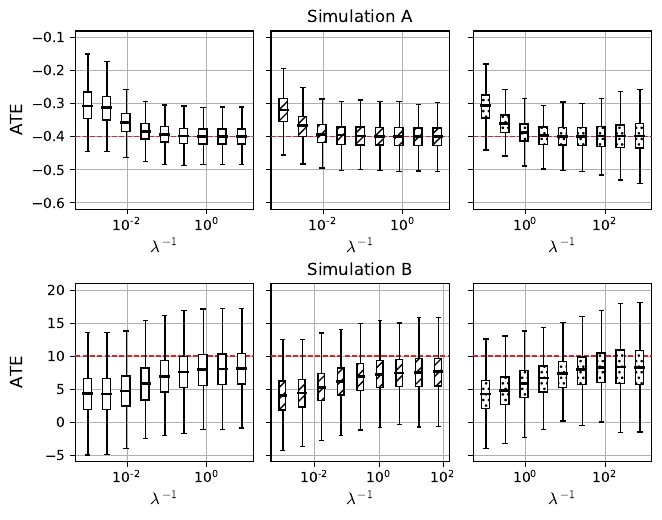

This chart was generated by the following Python code:
import matplotlib.pyplot as plt
import numpy as np
import pandas as pd

from itertools import product
# from matplotlib import rc
from matplotlib import rcParams
from os.path import abspath, dirname, exists, join

# directories
WD = dirname(abspath(__file__))
RES_DIR = join(WD, *['..', '..', 'results'])
OUT_DIR = dirname(abspath(__file__))

# results
SVM_PATH = join(RES_DIR, 'sims_svm.csv')

def combine_results(data='sims', method='svm'):
    if data not in ['sims', 'rhc']: return -1
    if method not in ['svm', 'kom']: return -1
    
    kernels = ['linear', 'poly', 'rbf']
    scenarios = ['G', 'cw'] if data == 'sims' else ['rhc']
    
    df = pd.DataFrame()
    
    for scenario in scenarios:
        for kernel in kernels:
            # read in data
            if scenario == 'rhc':
                fname = '%s_%s_%s.csv' % (scenario, method, kernel)
                svm = pd.read_csv(join(RES_DIR, fname),
                                  index_col=[0]
                                  )
                svm.index.rename('C', inplace=True)
            else:
                fname = '%s_%s_%s.csv' % (scenario, method, kernel)
                svm = pd.read_csv(join(RES_DIR, fname),
                                  index_col=[0,1])
            # reindex
            svm['kernel'] = kernel
            svm['scenario'] = scenario
            temp = svm.set_index([svm.index, svm.kernel, svm.scenario]
                                ).drop(columns=['scenario', 'kernel'])
            
            # update
            df = df.append(temp)
            
    # save
    df.to_csv(join(RES_DIR, '%s_%s.csv' % (data, method)))
    
    return df

if __name__ == '__main__':
    # combine data if no single file for SVM results found
    if not exists(SVM_PATH):
        try:
            combine_results('sims')
        except FileNotFoundError:
            print('missing results, please run simulations.py')
        
    # SVM data
    svm = pd.read_csv(SVM_PATH, index_col=[0,1,2,3])
    
    # kernels and scenarios
    kernels = ['linear', 'poly', 'rbf']
    scenarios = ['G', 'cw']
    
    # plot params
    # rc('text', usetex=True)
    # rc('text.latex', preamble=r'\usepackage{amsmath}')
    rcParams["mathtext.fontset"] = 'cm'
    constrained_layout = True # use tight layout if False
    
    # hatches
    hatches = [None, '///', '...']
    
    # index slicer
    idx = pd.IndexSlice
    
    # width transformer
    width = lambda p, w: 10 ** (np.log10(p) + w/2.) - 10 ** (np.log10(p) - w/2.)
    
    ## Path Plots ##
    
    fig, axs = plt.subplots(2, 3, figsize=(6.5, 5), sharey='row',
                            constrained_layout=constrained_layout)
    if not constrained_layout: fig.subplots_adjust(wspace=0.1, hspace=0.2)
    
    for (i,j) in product(range(2),range(3)):
        # read in data and compute statistics
        scenario = scenarios[i]
        kernel = kernels[j]
        hatch = hatches[j]
        res = svm.xs([kernel, scenario], level=['kernel', 'scenario'])
        ate = res.groupby(level='C').ate.mean()
        se = res.groupby(level='C').se.mean()
        sd = res.groupby(level='C').ate.std()
        
        # C values
        C = np.unique(res.index.droplevel(0))
        # true PATE
        tau = 10 if scenario == 'cw' else -0.4
        
        # get small sample of points
        C_sub = C[::12] # from `markevery = 12` parameter in plot
        res_sub = res.loc[idx[:, C_sub], :]
        
        # true effect
        axs[i,j].axhline(y=tau, linestyle='--', color='#d62728', 
                        alpha=1, lw=1, zorder=9)
        
        bp_svm = axs[i,j].boxplot(np.array(res_sub.groupby('C').ate.apply(list).tolist(), 
                                           dtype=object).T,
                              positions=C_sub,
                              medianprops={'color' : 'black', 'lw' : 2},
                              widths=width(C_sub, 0.2),
                              patch_artist=True, showfliers=False, zorder=10)
            
        for patch in bp_svm['boxes']:
            patch.set_facecolor("white")
            patch.set(hatch=hatch)
        
        # axis labels      
        axs[i,j].set_xlabel(r'$\lambda^{-1}$', fontsize=12)
        # y-axis label on left plots only
        if j == 0:
            axs[i,j].set_ylabel(r'ATE', fontsize=12)
        # title on middle plots only
        sim = 'A' if scenario == 'G' else 'B'
        if j == 1: 
            axs[i,j].set_title(r'Simulation %s' % sim, fontsize=12)
        # axis formatting
        axs[i,j].set_xscale('log')
        if scenario != 'cw':
            axs[i,j].set_ylim(-0.62, -0.08)
        else:
            axs[i,j].set_ylim(-6, 21)
        axs[i,j].tick_params(labelsize=10)
        axs[i,j].set_aspect(1 / axs[i,j].get_data_ratio())    
        axs[i,j].grid(True)
    
    # layout and save
    fig.align_ylabels()
    if not constrained_layout: fig.tight_layout()
    plt.savefig(join(OUT_DIR,'fig3.pdf'), dpi=200, bbox_inches='tight')
